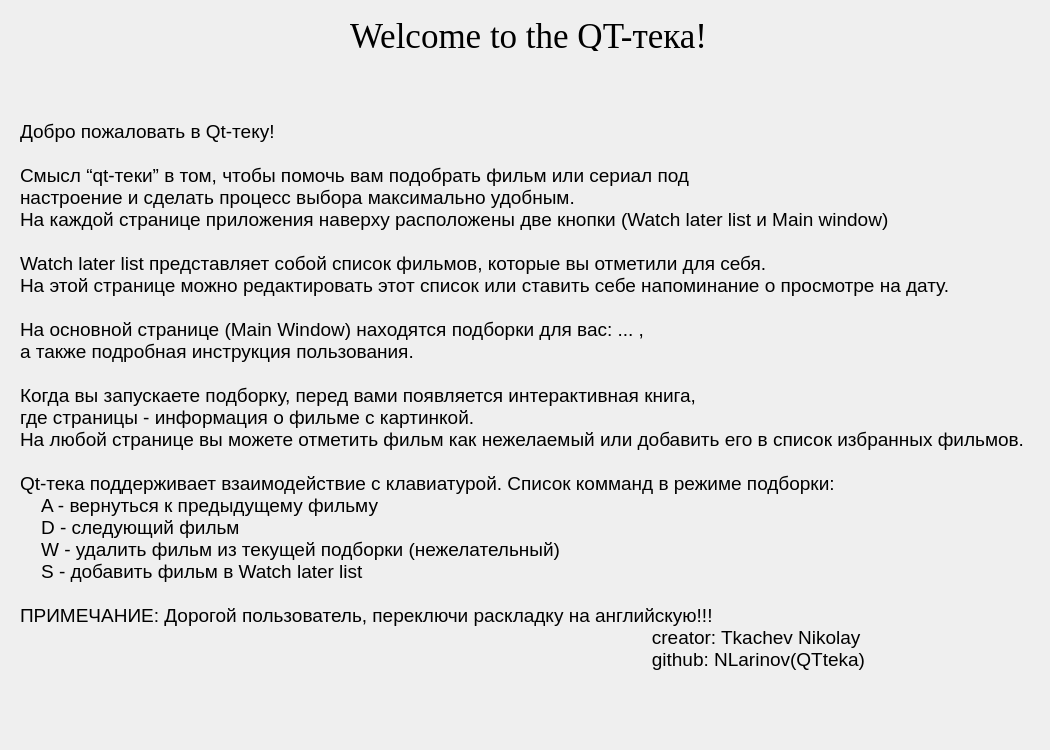
<?xml version="1.0" encoding="UTF-8"?>
<ui version="4.0">
 <class>Read</class>
 <widget class="QWidget" name="Read">
  <property name="geometry">
   <rect>
    <x>0</x>
    <y>0</y>
    <width>1050</width>
    <height>750</height>
   </rect>
  </property>
  <property name="sizePolicy">
   <sizepolicy hsizetype="Fixed" vsizetype="Fixed">
    <horstretch>0</horstretch>
    <verstretch>0</verstretch>
   </sizepolicy>
  </property>
  <property name="windowTitle">
   <string>Form</string>
  </property>
  <widget class="QLabel" name="label">
   <property name="geometry">
    <rect>
     <x>350</x>
     <y>20</y>
     <width>361</width>
     <height>31</height>
    </rect>
   </property>
   <property name="font">
    <font>
     <family>Times New Roman</family>
     <pointsize>26</pointsize>
     <weight>50</weight>
     <italic>false</italic>
     <bold>false</bold>
     <underline>false</underline>
     <strikeout>false</strikeout>
    </font>
   </property>
   <property name="text">
    <string>Welcome to the QT-тека!</string>
   </property>
  </widget>
  <widget class="QLabel" name="label_2">
   <property name="geometry">
    <rect>
     <x>20</x>
     <y>120</y>
     <width>1011</width>
     <height>581</height>
    </rect>
   </property>
   <property name="font">
    <font>
     <pointsize>14</pointsize>
    </font>
   </property>
   <property name="text">
    <string>Добро пожаловать в Qt-теку!

Смысл “qt-теки” в том, чтобы помочь вам подобрать фильм или сериал под
настроение и сделать процесс выбора максимально удобным.
На каждой странице приложения наверху расположены две кнопки (Watch later list и Main window)

Watch later list представляет собой список фильмов, которые вы отметили для себя.
На этой странице можно редактировать этот список или ставить себе напоминание о просмотре на дату.

На основной странице (Main Window) находятся подборки для вас: ... ,
а также подробная инструкция пользования.

Когда вы запускаете подборку, перед вами появляется интерактивная книга,
где страницы - информация о фильме с картинкой.
На любой странице вы можете отметить фильм как нежелаемый или добавить его в список избранных фильмов.

Qt-тека поддерживает взаимодействие с клавиатурой. Список комманд в режиме подборки:
    A - вернуться к предыдущему фильму
    D - следующий фильм
    W - удалить фильм из текущей подборки (нежелательный)
    S - добавить фильм в Watch later list

ПРИМЕЧАНИЕ: Дорогой пользователь, переключи раскладку на английскую!!!
                                                                                                                        creator: Tkachev Nikolay
                                                                                                                        github: NLarinov(QTteka)</string>
   </property>
   <property name="alignment">
    <set>Qt::AlignLeading|Qt::AlignLeft|Qt::AlignTop</set>
   </property>
  </widget>
 </widget>
 <resources/>
 <connections/>
</ui>
